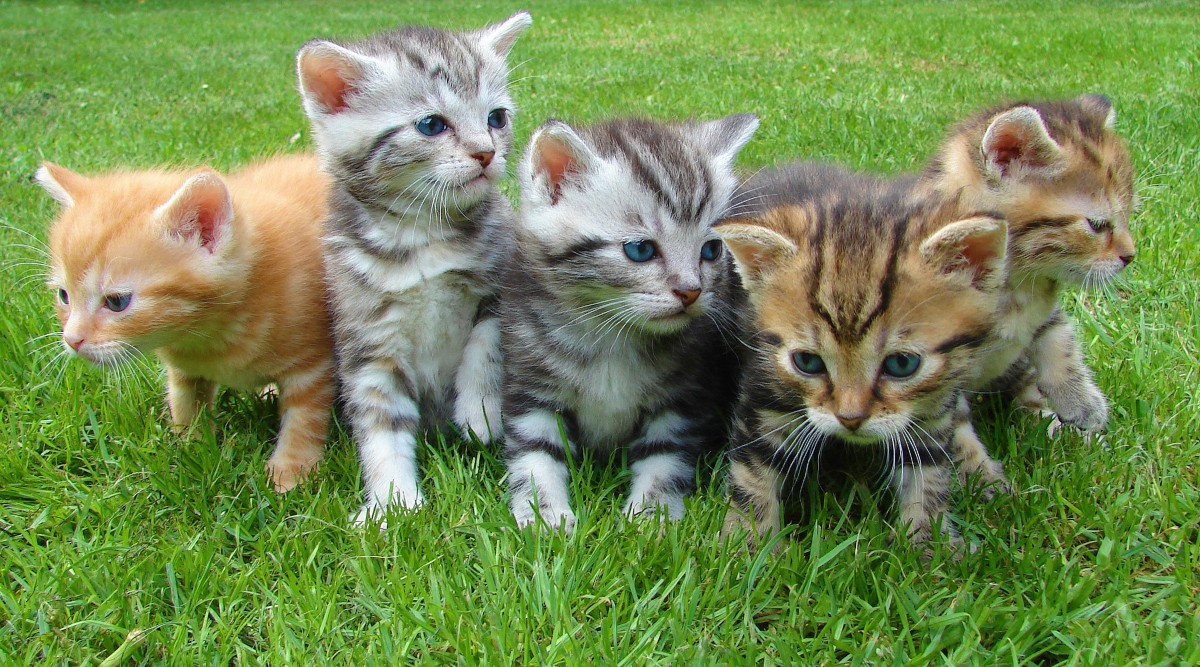
#> input picture exemplos-python-20230808/cat_puppy.jpg, 1200 x 667 px
$ python viz-mais-prox.py
#> lines starting #> are read from the running program, lines starting #| are printed output that depends on the picture
#> further down, img is the input picture: shape (667, 1200, 3); mean R, G, B 115.7, 138.8, 81.8
import numpy as np
import matplotlib.pyplot as plt
import cv2

# funcao para redimensionar uma imagem
def resizeImg(img, sch, scw):
    '''
      img: imagem de entrada
      sch: fator de escala na altura
      scw: fator de escala na largura
    '''
#> called with sch = 1.5, scw = 1.5
    h, w, c = img.shape # dimensoes de img (linhas, colunas, planos de cor)
#> h = 667; w = 1200; c = 3

    # aloca a nova imagem
    nh = int(round(h * sch))
#> nh = 1000
    nw = int(round(w * scw))
#> nw = 1800
    newImg = np.zeros((nh, nw, c), dtype=np.uint8)

    # indices dos pixels da nova imagem
    Ro = np.arange(nh)
#> Ro = 1000 values from 0 to 999
    Co = np.arange(nw)
#> Co = 1800 values from 0 to 1799

    # calcula os fatores de escala
    Sr = float(h) / float(nh) # h = numero de linhas da imagem original; nh= nova
#> Sr = 0.667
    Sc = float(w) / float(nw) # w = numero de colunas da imagem original; nw = nova
#> Sc = 0.667

    #calcula o mapeamento dos indices
    Rm = np.floor(Ro * Sr).astype(int)
#> Rm = 1000 values from 0 to 666
    Cm = np.floor(Co * Sc).astype(int)

    coord_new = [(x,y) for x in Ro for y in Co] # todas as coodenadas de pixel da imagem nova
    coord_ori = [(x,y) for x in Rm for y in Cm] # todos as coordendas novas mapeadas para a original
    for cn, co in zip(coord_new, coord_ori):
        newImg[cn] = img[co]

    return newImg


if __name__ == '__main__':
    img = plt.imread("cat_puppy.jpg")

    factor = 1.5
    newImg = resizeImg(img, factor, factor)

    #ajusta o padrao de cores para apresentacao usando opencv

    #Concatena as imagens
    img_aux = None
    horizontal = None
    if factor > 1.0:
        img_aux = np.ones(newImg.shape, dtype=np.uint8)
        img_aux[0:(img.shape[0]), 0:(img.shape[1])] = img
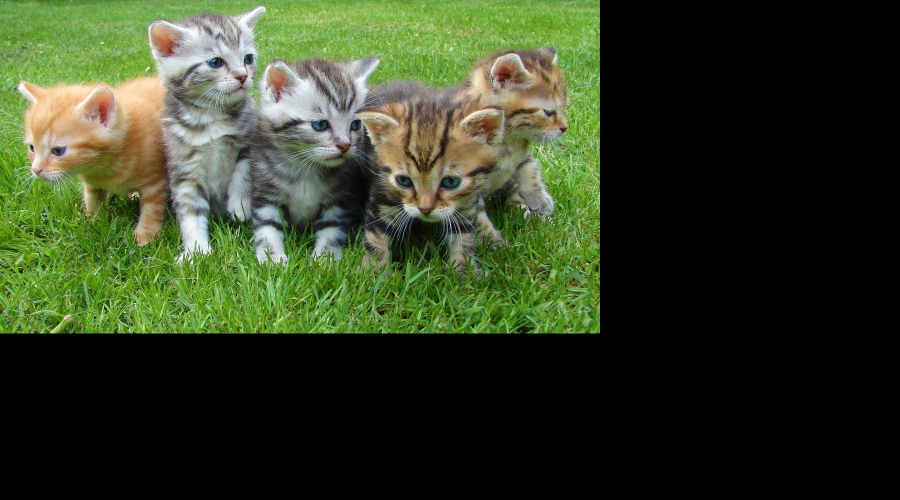
#> img_aux: shape (1000, 1800, 3) (shown at 1/2 size); mean R, G, B 52, 62.3, 36.9
        horizontal = np.hstack((img_aux, newImg))
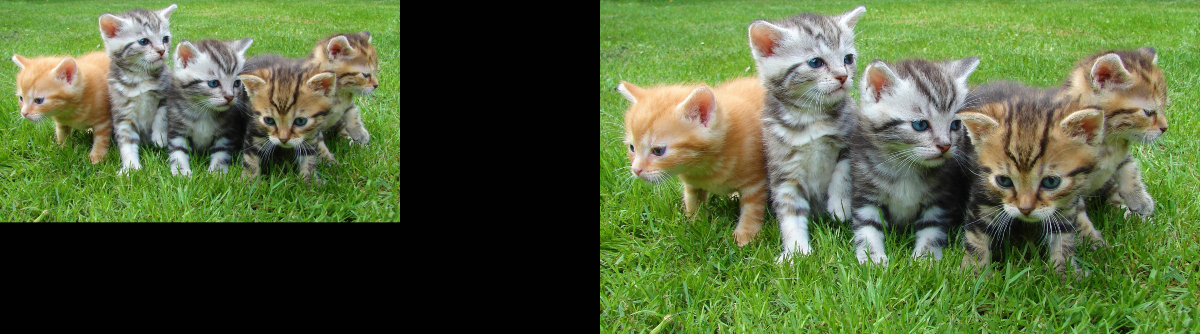
#> horizontal: shape (1000, 3600, 3) (shown at 1/3 size); mean R, G, B 83.9, 100.6, 59.4
    else:
        img_aux = np.ones(img.shape, dtype=np.uint8)
        img_aux[0:(newImg.shape[0]), 0:(newImg.shape[1])] = newImg
        horizontal = np.hstack((img, img_aux))


    # mostra as imagens usando matplotlib
    #plt.imshow(horizontal)
    #plt.show()


    # mostra as imagens com opencv
    horizontal = cv2.cvtColor(horizontal, cv2.COLOR_RGB2BGR)
    cv2.namedWindow("Original vs Resized", cv2.WINDOW_AUTOSIZE)
    cv2.imshow("Original vs Resized", horizontal)
    cv2.waitKey(0)
    cv2.destroyAllWindows()

$ run again, with exemplos-python-20230808/gato_malhado.jpg copied over exemplos-python-20230808/cat_puppy.jpg
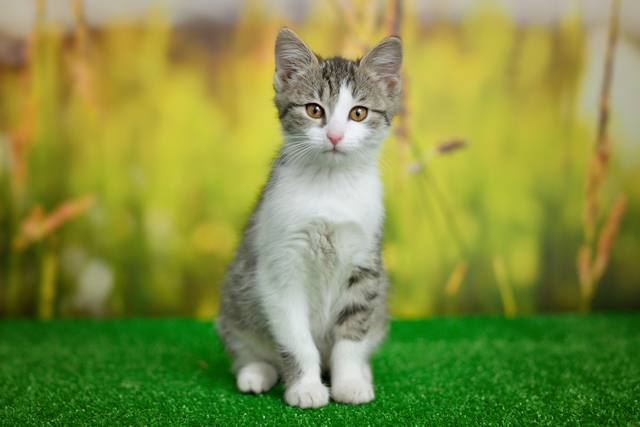
#> input picture exemplos-python-20230808/gato_malhado.jpg, 640 x 427 px
#> img is the input picture: shape (427, 640, 3); mean R, G, B 129.5, 142.7, 65.8
#> `img_aux[0:(img.shape[0]), 0:(img.shape[1])] = img`:
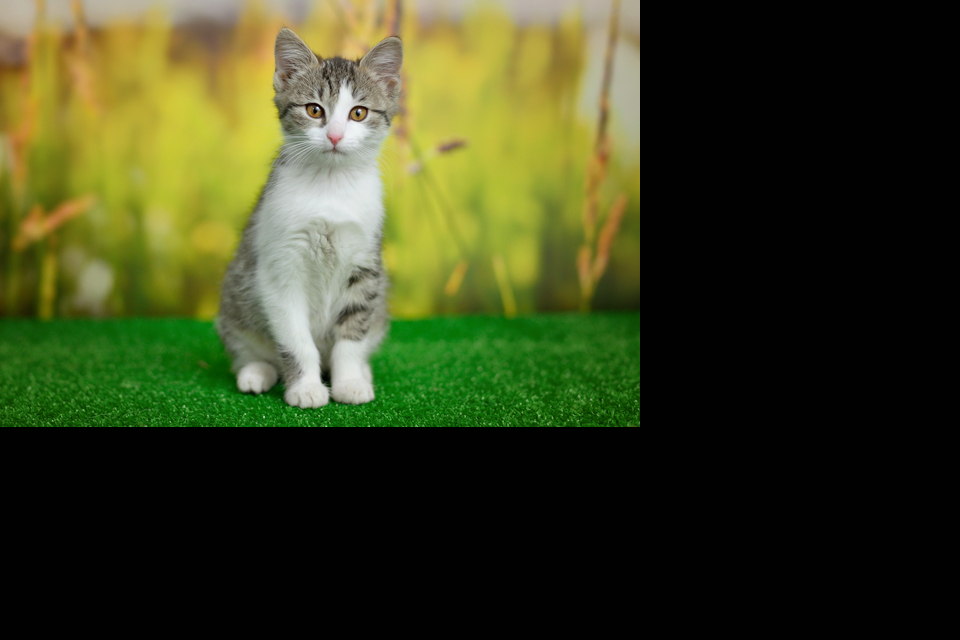
#> img_aux: shape (640, 960, 3); mean R, G, B 58.2, 64, 29.8
#> `horizontal = np.hstack((img_aux, newImg))`:
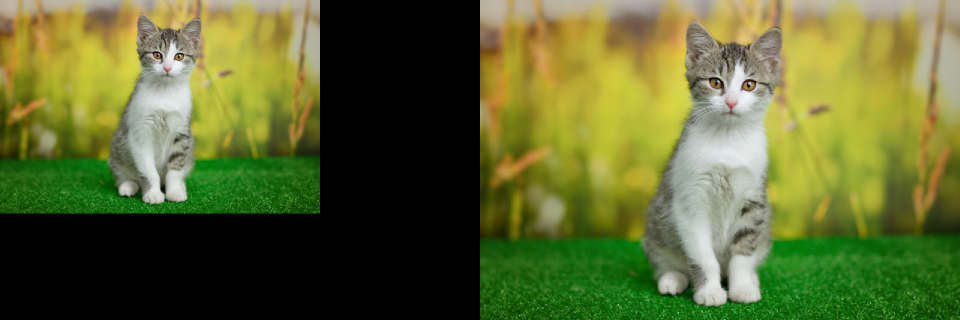
#> horizontal: shape (640, 1920, 3) (shown at 1/2 size); mean R, G, B 93.9, 103.4, 47.9
